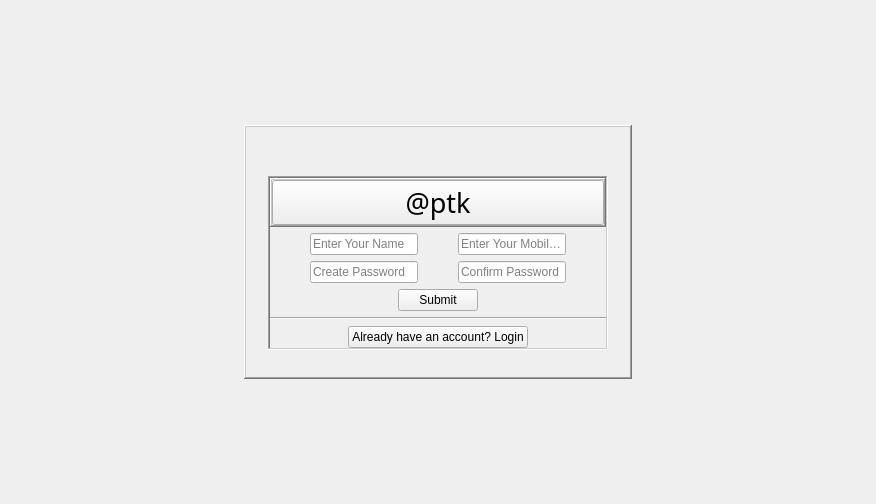
<?xml version="1.0" encoding="UTF-8"?>
<ui version="4.0">
 <class>SignUp</class>
 <widget class="QWidget" name="SignUp">
  <property name="geometry">
   <rect>
    <x>0</x>
    <y>0</y>
    <width>876</width>
    <height>504</height>
   </rect>
  </property>
  <property name="windowTitle">
   <string>SignUp</string>
  </property>
  <property name="styleSheet">
   <string notr="true"/>
  </property>
  <layout class="QGridLayout" name="gridLayout_4">
   <item row="0" column="1">
    <spacer name="verticalSpacer_3">
     <property name="orientation">
      <enum>Qt::Vertical</enum>
     </property>
     <property name="sizeHint" stdset="0">
      <size>
       <width>20</width>
       <height>89</height>
      </size>
     </property>
    </spacer>
   </item>
   <item row="1" column="0">
    <spacer name="horizontalSpacer_4">
     <property name="orientation">
      <enum>Qt::Horizontal</enum>
     </property>
     <property name="sizeHint" stdset="0">
      <size>
       <width>210</width>
       <height>20</height>
      </size>
     </property>
    </spacer>
   </item>
   <item row="1" column="1">
    <layout class="QHBoxLayout" name="horizontalLayout_4">
     <item>
      <widget class="QFrame" name="frame1">
       <property name="styleSheet">
        <string notr="true"/>
       </property>
       <property name="frameShape">
        <enum>QFrame::WinPanel</enum>
       </property>
       <property name="frameShadow">
        <enum>QFrame::Raised</enum>
       </property>
       <layout class="QGridLayout" name="gridLayout_2">
        <item row="1" column="1">
         <widget class="QFrame" name="mainFrame">
          <property name="frameShape">
           <enum>QFrame::WinPanel</enum>
          </property>
          <property name="frameShadow">
           <enum>QFrame::Sunken</enum>
          </property>
          <layout class="QGridLayout" name="gridLayout">
           <property name="leftMargin">
            <number>0</number>
           </property>
           <property name="topMargin">
            <number>0</number>
           </property>
           <property name="rightMargin">
            <number>0</number>
           </property>
           <property name="bottomMargin">
            <number>0</number>
           </property>
           <property name="horizontalSpacing">
            <number>0</number>
           </property>
           <property name="verticalSpacing">
            <number>6</number>
           </property>
           <item row="5" column="0">
            <layout class="QHBoxLayout" name="horizontalLayout_9">
             <item>
              <spacer name="horizontalSpacer_16">
               <property name="orientation">
                <enum>Qt::Horizontal</enum>
               </property>
               <property name="sizeHint" stdset="0">
                <size>
                 <width>40</width>
                 <height>20</height>
                </size>
               </property>
              </spacer>
             </item>
             <item>
              <widget class="QPushButton" name="goToLogin">
               <property name="text">
                <string>Already have an account? Login</string>
               </property>
              </widget>
             </item>
             <item>
              <spacer name="horizontalSpacer_17">
               <property name="orientation">
                <enum>Qt::Horizontal</enum>
               </property>
               <property name="sizeHint" stdset="0">
                <size>
                 <width>40</width>
                 <height>20</height>
                </size>
               </property>
              </spacer>
             </item>
            </layout>
           </item>
           <item row="3" column="0">
            <layout class="QHBoxLayout" name="horizontalLayout_7">
             <item>
              <layout class="QHBoxLayout" name="horizontalLayout_2">
               <item>
                <spacer name="horizontalSpacer_7">
                 <property name="orientation">
                  <enum>Qt::Horizontal</enum>
                 </property>
                 <property name="sizeHint" stdset="0">
                  <size>
                   <width>18</width>
                   <height>20</height>
                  </size>
                 </property>
                </spacer>
               </item>
               <item>
                <widget class="QPushButton" name="adminSubmit">
                 <property name="text">
                  <string>Submit</string>
                 </property>
                </widget>
               </item>
               <item>
                <spacer name="horizontalSpacer_8">
                 <property name="orientation">
                  <enum>Qt::Horizontal</enum>
                 </property>
                 <property name="sizeHint" stdset="0">
                  <size>
                   <width>40</width>
                   <height>20</height>
                  </size>
                 </property>
                </spacer>
               </item>
              </layout>
             </item>
            </layout>
           </item>
           <item row="4" column="0">
            <widget class="Line" name="line">
             <property name="orientation">
              <enum>Qt::Horizontal</enum>
             </property>
            </widget>
           </item>
           <item row="2" column="0">
            <layout class="QHBoxLayout" name="horizontalLayout_6">
             <item>
              <spacer name="horizontalSpacer_5">
               <property name="orientation">
                <enum>Qt::Horizontal</enum>
               </property>
               <property name="sizeHint" stdset="0">
                <size>
                 <width>40</width>
                 <height>20</height>
                </size>
               </property>
              </spacer>
             </item>
             <item>
              <layout class="QHBoxLayout" name="horizontalLayout_3">
               <item>
                <widget class="QLineEdit" name="adminPass1">
                 <property name="text">
                  <string/>
                 </property>
                 <property name="echoMode">
                  <enum>QLineEdit::Password</enum>
                 </property>
                 <property name="placeholderText">
                  <string>Create Password</string>
                 </property>
                </widget>
               </item>
               <item>
                <spacer name="horizontalSpacer_6">
                 <property name="orientation">
                  <enum>Qt::Horizontal</enum>
                 </property>
                 <property name="sizeHint" stdset="0">
                  <size>
                   <width>40</width>
                   <height>20</height>
                  </size>
                 </property>
                </spacer>
               </item>
               <item>
                <widget class="QLineEdit" name="adminPass2">
                 <property name="text">
                  <string/>
                 </property>
                 <property name="placeholderText">
                  <string>Confirm Password</string>
                 </property>
                </widget>
               </item>
              </layout>
             </item>
             <item>
              <spacer name="horizontalSpacer_14">
               <property name="orientation">
                <enum>Qt::Horizontal</enum>
               </property>
               <property name="sizeHint" stdset="0">
                <size>
                 <width>40</width>
                 <height>20</height>
                </size>
               </property>
              </spacer>
             </item>
            </layout>
           </item>
           <item row="1" column="0">
            <layout class="QHBoxLayout" name="horizontalLayout_8">
             <item>
              <spacer name="horizontalSpacer_9">
               <property name="orientation">
                <enum>Qt::Horizontal</enum>
               </property>
               <property name="sizeHint" stdset="0">
                <size>
                 <width>40</width>
                 <height>20</height>
                </size>
               </property>
              </spacer>
             </item>
             <item>
              <layout class="QHBoxLayout" name="horizontalLayout">
               <item>
                <widget class="QLineEdit" name="adminName">
                 <property name="text">
                  <string/>
                 </property>
                 <property name="placeholderText">
                  <string>Enter Your Name</string>
                 </property>
                </widget>
               </item>
               <item>
                <spacer name="horizontalSpacer_3">
                 <property name="orientation">
                  <enum>Qt::Horizontal</enum>
                 </property>
                 <property name="sizeHint" stdset="0">
                  <size>
                   <width>40</width>
                   <height>20</height>
                  </size>
                 </property>
                </spacer>
               </item>
               <item>
                <widget class="QLineEdit" name="adminMobileNo">
                 <property name="text">
                  <string/>
                 </property>
                 <property name="placeholderText">
                  <string>Enter Your Mobile No.</string>
                 </property>
                </widget>
               </item>
              </layout>
             </item>
             <item>
              <spacer name="horizontalSpacer_13">
               <property name="orientation">
                <enum>Qt::Horizontal</enum>
               </property>
               <property name="sizeHint" stdset="0">
                <size>
                 <width>40</width>
                 <height>20</height>
                </size>
               </property>
              </spacer>
             </item>
            </layout>
           </item>
           <item row="0" column="0">
            <widget class="QFrame" name="frame">
             <property name="frameShape">
              <enum>QFrame::WinPanel</enum>
             </property>
             <property name="frameShadow">
              <enum>QFrame::Raised</enum>
             </property>
             <layout class="QGridLayout" name="gridLayout_3">
              <property name="leftMargin">
               <number>0</number>
              </property>
              <property name="topMargin">
               <number>0</number>
              </property>
              <property name="rightMargin">
               <number>0</number>
              </property>
              <property name="bottomMargin">
               <number>0</number>
              </property>
              <property name="spacing">
               <number>0</number>
              </property>
              <item row="0" column="0">
               <widget class="QPushButton" name="Logo">
                <property name="font">
                 <font>
                  <family>Rockwell Condensed</family>
                  <pointsize>20</pointsize>
                 </font>
                </property>
                <property name="text">
                 <string>@ptk</string>
                </property>
                <property name="icon">
                 <iconset>
                  <normaloff>../../../../Downloads/favicon_io/favicon.ico</normaloff>../../../../Downloads/favicon_io/favicon.ico</iconset>
                </property>
                <property name="iconSize">
                 <size>
                  <width>50</width>
                  <height>50</height>
                 </size>
                </property>
               </widget>
              </item>
             </layout>
            </widget>
           </item>
          </layout>
         </widget>
        </item>
        <item row="1" column="0">
         <spacer name="horizontalSpacer_2">
          <property name="orientation">
           <enum>Qt::Horizontal</enum>
          </property>
          <property name="sizeHint" stdset="0">
           <size>
            <width>13</width>
            <height>20</height>
           </size>
          </property>
         </spacer>
        </item>
        <item row="0" column="1">
         <spacer name="verticalSpacer">
          <property name="orientation">
           <enum>Qt::Vertical</enum>
          </property>
          <property name="sizeHint" stdset="0">
           <size>
            <width>20</width>
            <height>40</height>
           </size>
          </property>
         </spacer>
        </item>
        <item row="2" column="1">
         <spacer name="verticalSpacer_2">
          <property name="orientation">
           <enum>Qt::Vertical</enum>
          </property>
          <property name="sizeHint" stdset="0">
           <size>
            <width>20</width>
            <height>18</height>
           </size>
          </property>
         </spacer>
        </item>
        <item row="1" column="2">
         <spacer name="horizontalSpacer_10">
          <property name="orientation">
           <enum>Qt::Horizontal</enum>
          </property>
          <property name="sizeHint" stdset="0">
           <size>
            <width>13</width>
            <height>20</height>
           </size>
          </property>
         </spacer>
        </item>
       </layout>
      </widget>
     </item>
    </layout>
   </item>
   <item row="1" column="2">
    <spacer name="horizontalSpacer">
     <property name="orientation">
      <enum>Qt::Horizontal</enum>
     </property>
     <property name="sizeHint" stdset="0">
      <size>
       <width>210</width>
       <height>20</height>
      </size>
     </property>
    </spacer>
   </item>
   <item row="2" column="1">
    <spacer name="verticalSpacer_4">
     <property name="orientation">
      <enum>Qt::Vertical</enum>
     </property>
     <property name="sizeHint" stdset="0">
      <size>
       <width>20</width>
       <height>88</height>
      </size>
     </property>
    </spacer>
   </item>
  </layout>
 </widget>
 <resources/>
 <connections/>
</ui>
